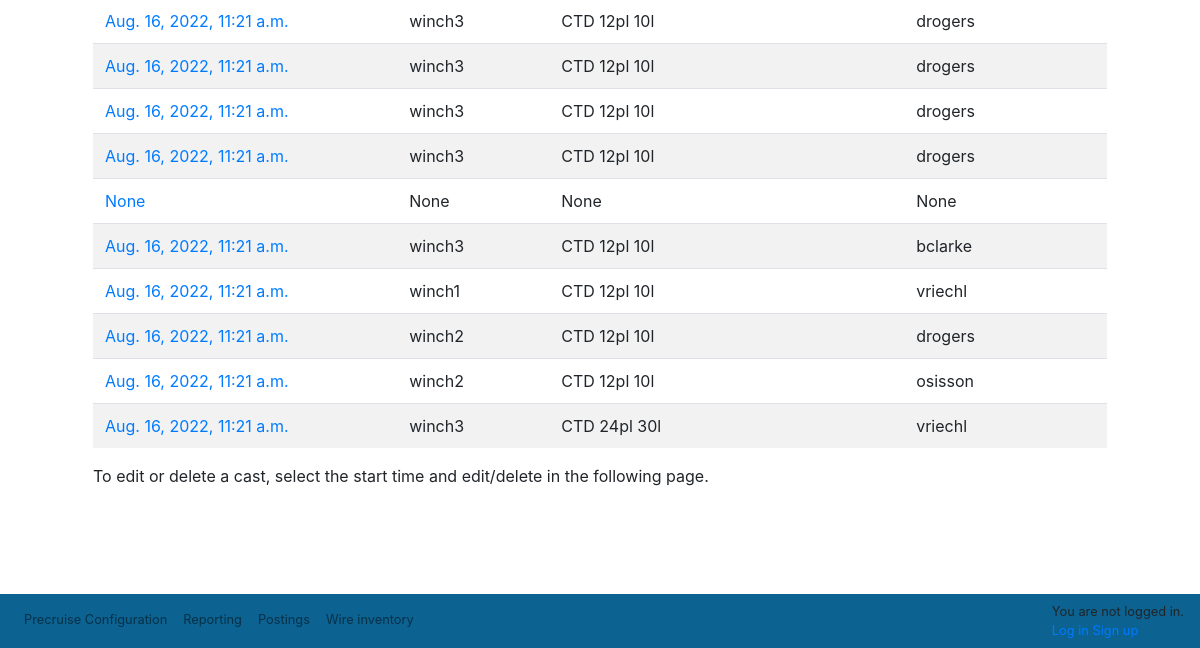
Page /wwdb/castlist/ (lower part) on the earlier database version.
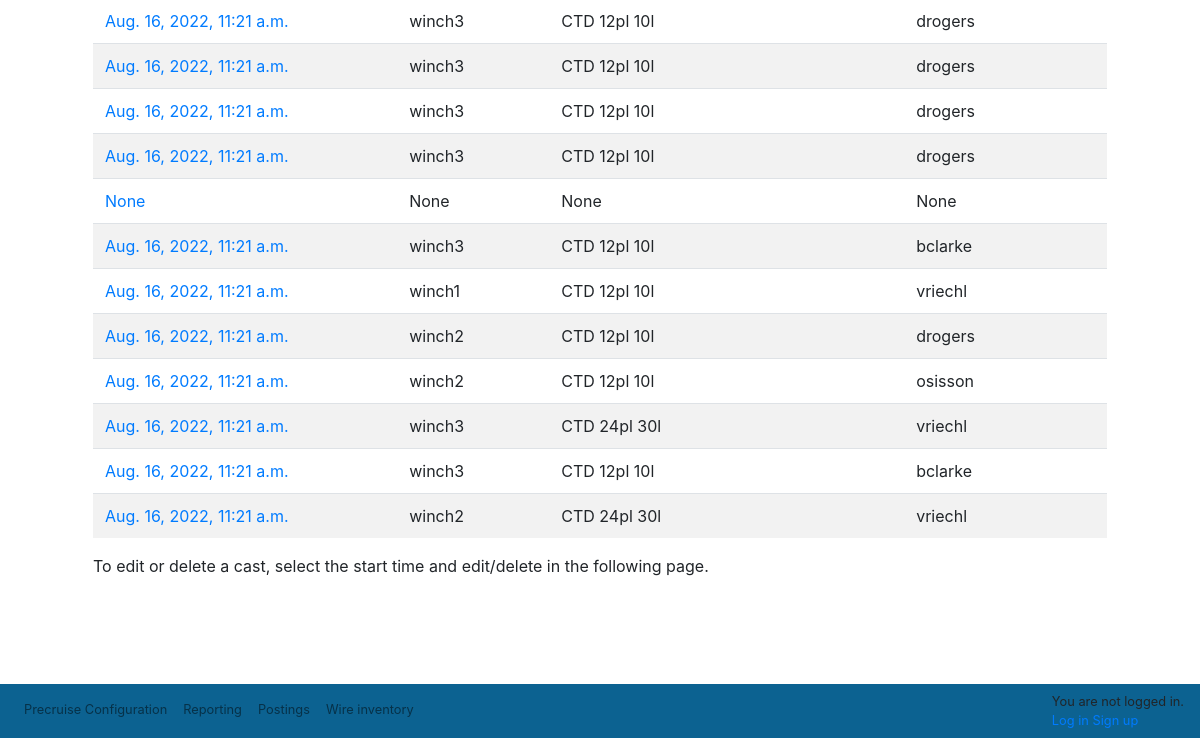
Same page on the later database version.
### wwdb/models.py (models this page shows, shortened)
class Cast(models.Model):
    id = models.AutoField(db_column='Id', primary_key=True, blank=True, null=False)  # Field name made lowercase.
    startoperatorid = models.ForeignKey('WinchOperator', models.DO_NOTHING, db_column='StartOperatorId', null=True, related_name='startoperatorid')  # Field name made lowercase.
    endoperatorid = models.ForeignKey('WinchOperator', models.DO_NOTHING, db_column='EndOperatorId', null=True, related_name='endoperatorid')  # Field name made lowercase.
    startdate = models.DateTimeField(db_column='StartDate', null=True)  # Field name made lowercase.
    enddate = models.DateTimeField(db_column='EndDate', blank=True, null=True)  # Field name made lowercase.
    deploymenttypeid = models.ForeignKey('Deploymenttype', models.DO_NOTHING, db_column='DeploymentTypeId', null=True)  # Field name made lowercase.
    wireid = models.ForeignKey('Wire', models.DO_NOTHING, db_column='WireId', blank=True, null=True)  # Field name made lowercase.
    winchid = models.ForeignKey('Winch', models.DO_NOTHING, db_column='WinchId', null=True)  # Field name made lowercase.
    notes = models.TextField(db_column='Notes', blank=True, null=True)  # Field name made lowercase.
    maxtension = models.IntegerField(db_column='MaxTension', blank=True, null=True)  # Field name made lowercase.
    maxpayout = models.IntegerField(db_column='MaxPayout', blank=True, null=True)  # Field name made lowercase.
    class Meta:
        managed = True
        db_table = 'Cast'
        verbose_name_plural = "Cast"

class Winch(models.Model):
    id = models.AutoField(db_column='Id', primary_key=True, blank=True, null=False)  # Field name made lowercase.
    name = models.TextField(db_column='Name', blank=True, null=True)
    ship = models.TextField(db_column='Ship', blank=True, null=True)  # Field name made lowercase.
    institution = models.TextField(db_column='Institution', blank=True, null=True)  # Field name made lowercase.
    manufacturer = models.TextField(db_column='Manufacturer', blank=True, null=True)  # Field name made lowercase.
    active = models.BooleanField(db_column='Active', blank=False, null=False, default=True)
    drums = models.ManyToManyField(Drum, through='Drumlocation', related_name='winches')
    wiretrainschematicjframe = models.TextField(db_column='WireTrainSchematicJFrame', blank=True, null=True)  # Field name made lowercase.
    wiretrainschematicaframe = models.TextField(db_column='WireTrainSchematicAFrame', blank=True, null=True)  # Field name made lowercase.
    class Meta:
        managed = True
        db_table = 'Winch'
        verbose_name_plural = "Winch"
    def __str__(self):
        return str(self.name)

class DeploymentType(models.Model):
    id = models.AutoField(db_column='Id', primary_key=True, blank=True, null=False)  # Field name made lowercase.
    status = models.BooleanField(db_column='Status', blank=True, null=True)  # Field name made lowercase.
    name = models.TextField(db_column='Name', blank=True, null=True)
    equipment = models.TextField(db_column='Equipment', blank=True, null=True)  # Field name made lowercase.
    notes = models.TextField(db_column='Notes', blank=True, null=True)  # Field name made lowercase.
    class Meta:
        managed = True
        db_table = 'DeploymentType'
        verbose_name_plural = "DeploymentType"
    def __str__(self):
        return str(self.name)

class WinchOperator(models.Model):
    id = models.AutoField(db_column='Id', primary_key=True, blank=True, null=False)  # Field name made lowercase. This field type is a guess.
    status = models.BooleanField(db_column='Status', blank=True, null=True)  # Field name made lowercase.
    firstname = models.TextField(db_column='FirstName', blank=True, null=True)  # Field name made lowercase.
    lastname = models.TextField(db_column='LastName', blank=True, null=True)  # Field name made lowercase.
    username = models.TextField(db_column='UserName', blank=True, null=True)  # Field name made lowercase.
    class Meta:
        managed = True
        db_table = 'WinchOperator'
        verbose_name_plural = "WinchOperator"
    def __str__(self):
        return str(self.username)

### wwdb/views.py (the view)
# urls.py: path('castlist/', CastList.as_view(), name='castlist'),
class CastList(ListView):
    model = Cast
    template_name="wwdb/castlist.html"

### wwdb/templates/wwdb/castlist.html (shortened to what this page needs)
{% extends "wwdb/base.html" %}
{% block content %}
<div class="container p-5">
    <table class="table table-striped">
        {% for cast in cast_list %}
        <tr>
            <td><a href="{% url 'castedit' cast.pk %}">{{cast.startdate}}</a></td>
            <td>{{cast.winchid}}</td>
            <td>{{cast.deploymenttypeid}}</td>
            <td>{{cast.startoperatorid}}</td>
        </tr>
        {% endfor %}
    </table>
    <p> To edit or delete a cast, select the start time and edit/delete in the following page.</p>
</div>
{% endblock content %}

Differences in the rows shown:
added Cast: startdate "Aug. 16, 2022, 11:21 a.m.", winchid "winch3", deploymenttypeid "CTD 12pl 10l", startoperatorid "bclarke"
added Cast: startdate "Aug. 16, 2022, 11:21 a.m.", winchid "winch2", deploymenttypeid "CTD 24pl 30l", startoperatorid "vriechl"
